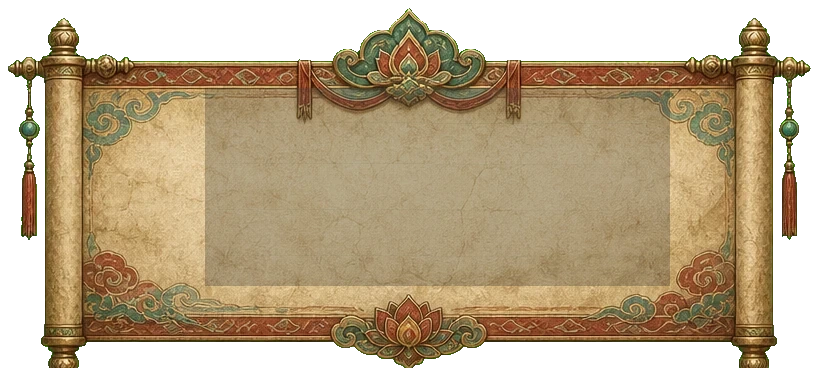
#> input picture assets/runtime/webp/ui/hud_scroll_pc_v034a10.webp, 813 x 368 px
$ python build_v034b1_pc_hud_ui.py
#> lines starting #> are read from the running program, lines starting #| are printed output that depends on the picture
import json
import random
from pathlib import Path

from PIL import Image, ImageDraw, ImageFilter


ROOT = Path(__file__).resolve().parents[1]
OUT = ROOT / "assets" / "runtime" / "webp" / "ui" / "formal_v034b1"
OUT.mkdir(parents=True, exist_ok=True)


def load(path: str) -> Image.Image:
    return Image.open(ROOT / path).convert("RGBA")


def fit_alpha(im: Image.Image, size: tuple[int, int]) -> Image.Image:
    bbox = im.getbbox()
    src = im.crop(bbox) if bbox else im
    src.thumbnail(size, Image.Resampling.LANCZOS)
    out = Image.new("RGBA", size, (0, 0, 0, 0))
    out.alpha_composite(src, ((size[0] - src.width) // 2, (size[1] - src.height) // 2))
    return out


def parchment(size: tuple[int, int], seed: int, base=(177, 135, 78, 238)) -> Image.Image:
    rng = random.Random(seed)
    w, h = size
    img = Image.new("RGBA", size, base)
    px = img.load()
    for y in range(h):
        for x in range(w):
            n = rng.randint(-13, 12)
            r = max(0, min(255, base[0] + n))
            g = max(0, min(255, base[1] + n))
            b = max(0, min(255, base[2] + n // 2))
            px[x, y] = (r, g, b, base[3])
    img = img.filter(ImageFilter.GaussianBlur(0.25))
    d = ImageDraw.Draw(img, "RGBA")
    for _ in range(52):
        x = rng.randint(-90, w + 90)
        y = rng.randint(0, h)
        color = rng.choice([(54, 95, 83, 28), (126, 54, 39, 24), (224, 174, 86, 20)])
        d.arc((x - 180, y - 24, x + 180, y + 24), 188, 350, fill=color, width=1)
    return img


def crop_from_hud(box: tuple[int, int, int, int]) -> Image.Image:
    hud = load("assets/runtime/webp/ui/hud_scroll_pc_v034a10.webp")
    return hud.crop(box)


def compose_hud() -> Image.Image:
    # Wider, lower-information PC HUD. Text is expected only inside the center parchment.
    w, h = 560, 244
    im = Image.new("RGBA", (w, h), (0, 0, 0, 0))
    body = parchment((w - 88, h - 74), 341, (188, 150, 92, 226))
    mask = Image.new("L", body.size, 0)
    md = ImageDraw.Draw(mask)
    md.rounded_rectangle((0, 0, body.width - 1, body.height - 1), radius=18, fill=255)
    im.alpha_composite(Image.composite(body, Image.new("RGBA", body.size, (0, 0, 0, 0)), mask), (44, 42))

    d = ImageDraw.Draw(im, "RGBA")
    d.rounded_rectangle((48, 44, w - 49, h - 41), radius=18, outline=(101, 55, 35, 130), width=2)
    d.rounded_rectangle((58, 55, w - 59, h - 52), radius=13, outline=(54, 112, 96, 100), width=1)
    d.line((156, 112, w - 102, 112), fill=(54, 112, 96, 20), width=1)
    d.line((156, 158, w - 102, 158), fill=(54, 112, 96, 18), width=1)
    d.line((156, 197, w - 102, 197), fill=(129, 58, 42, 16), width=1)

    left_pillar = crop_from_hud((0, 0, 88, 368)).resize((74, h), Image.Resampling.LANCZOS)
    right_pillar = crop_from_hud((725, 0, 813, 368)).resize((74, h), Image.Resampling.LANCZOS)
    top = crop_from_hud((150, 0, 663, 96)).resize((w - 104, 70), Image.Resampling.LANCZOS)
    bottom = crop_from_hud((140, 252, 680, 368)).resize((w - 108, 76), Image.Resampling.LANCZOS)
    crest = crop_from_hud((326, 0, 496, 118)).resize((118, 82), Image.Resampling.LANCZOS)
    lotus = crop_from_hud((330, 254, 492, 368)).resize((114, 74), Image.Resampling.LANCZOS)

    im.alpha_composite(left_pillar, (0, 0))
    im.alpha_composite(right_pillar, (w - 74, 0))
    im.alpha_composite(top, (52, 8))
    im.alpha_composite(bottom, (54, h - 74))
    im.alpha_composite(crest, ((w - crest.width) // 2, 0))
    im.alpha_composite(lotus, ((w - lotus.width) // 2, h - 72))

    # Quiet inner text field: this is the actual HUD safe area.
    overlay = Image.new("RGBA", im.size, (0, 0, 0, 0))
    od = ImageDraw.Draw(overlay, "RGBA")
    od.rounded_rectangle((132, 62, 492, 211), radius=10, fill=(230, 207, 155, 214))
    od.rounded_rectangle((132, 62, 492, 211), radius=10, outline=(79, 112, 95, 20), width=1)
    im = Image.alpha_composite(im, overlay)
    return im


def paste_sprite(atlas: Image.Image, sprites: dict, name: str, im: Image.Image, box: tuple[int, int, int, int]) -> None:
    x, y, w, h = box
    atlas.alpha_composite(fit_alpha(im, (w, h)), (x, y))
    sprites[name] = {"x": x, "y": y, "w": w, "h": h}


def button_disc(size: int, label_safe=False) -> Image.Image:
    im = Image.new("RGBA", (size, size), (0, 0, 0, 0))
    d = ImageDraw.Draw(im, "RGBA")
    cx = cy = size // 2
    for i, alpha in enumerate((88, 62, 36)):
        r = size // 2 - 5 - i * 8
        d.ellipse((cx - r, cy - r, cx + r, cy + r), outline=(68, 181, 154, alpha), width=3)
    d.ellipse((9, 9, size - 10, size - 10), fill=(43, 30, 24, 232), outline=(230, 176, 84, 210), width=3)
    d.ellipse((18, 18, size - 19, size - 19), outline=(75, 160, 139, 160), width=2)
    if label_safe:
        d.ellipse((25, 25, size - 26, size - 26), fill=(44, 82, 70, 205))
    return im


def resource_frame(kind: str) -> Image.Image:
    w, h = 176, 58
    im = Image.new("RGBA", (w, h), (0, 0, 0, 0))
    d = ImageDraw.Draw(im, "RGBA")
    d.rounded_rectangle((8, 7, w - 9, h - 8), radius=11, fill=(64, 43, 31, 224), outline=(228, 174, 82, 204), width=2)
    d.rounded_rectangle((18, 13, w - 18, h - 14), radius=7, fill=(186, 149, 91, 214), outline=(76, 124, 102, 100), width=1)
    color = (62, 216, 166, 235) if kind == "soul" else (225, 91, 52, 235)
    d.ellipse((15, 11, 61, 57), fill=(42, 31, 23, 235), outline=(224, 174, 82, 210), width=2)
    d.ellipse((23, 18, 52, 47), fill=color)
    d.ellipse((29, 22, 43, 34), fill=(255, 238, 178, 72))
    # Right text safe area: x 76-158. No ornament crosses it.
    d.line((76, 21, 158, 21), fill=(90, 69, 43, 110), width=1)
    d.line((76, 38, 158, 38), fill=(90, 69, 43, 82), width=1)
    return im


def plaque(size: tuple[int, int], dark=True) -> Image.Image:
    w, h = size
    im = Image.new("RGBA", size, (0, 0, 0, 0))
    d = ImageDraw.Draw(im, "RGBA")
    fill = (69, 40, 27, 235) if dark else (176, 128, 68, 232)
    d.rounded_rectangle((6, 6, w - 7, h - 7), radius=9, fill=fill, outline=(226, 170, 82, 210), width=2)
    d.polygon([(32, h // 2), (58, 16), (w - 58, 16), (w - 32, h // 2), (w - 58, h - 16), (58, h - 16)],
              outline=(213, 158, 76, 130), fill=None)
    d.line((72, h // 2, w - 72, h // 2), fill=(72, 151, 130, 130), width=2)
    return im


def build_quick_panel() -> Image.Image:
    w, h = 190, 64
    im = Image.new("RGBA", (w, h), (0, 0, 0, 0))
    d = ImageDraw.Draw(im, "RGBA")
    d.rounded_rectangle((9, 9, w - 10, h - 10), radius=8, fill=(55, 31, 23, 236), outline=(224, 171, 86, 210), width=2)
    d.rounded_rectangle((17, 16, w - 18, h - 17), radius=5, fill=(95, 57, 36, 172), outline=(64, 150, 128, 76), width=1)
    d.polygon([(20, h // 2), (38, 18), (w - 38, 18), (w - 20, h // 2), (w - 38, h - 18), (38, h - 18)],
              outline=(231, 179, 89, 118), fill=None)
    d.ellipse((13, h // 2 - 7, 27, h // 2 + 7), fill=(33, 76, 62, 210), outline=(225, 177, 92, 160), width=1)
    d.ellipse((w - 28, h // 2 - 7, w - 14, h // 2 + 7), fill=(33, 76, 62, 210), outline=(225, 177, 92, 160), width=1)
    d.line((62, h // 2, w - 62, h // 2), fill=(75, 164, 142, 120), width=2)
    return im


def bar(size: tuple[int, int], color: tuple[int, int, int], track=False) -> Image.Image:
    w, h = size
    im = Image.new("RGBA", size, (0, 0, 0, 0))
    d = ImageDraw.Draw(im, "RGBA")
    d.rounded_rectangle((1, 1, w - 2, h - 2), radius=h // 2, fill=(31, 20, 14, 210), outline=(201, 154, 76, 120))
    if not track:
        d.rounded_rectangle((3, 3, w - 4, h - 4), radius=max(2, h // 2 - 2), fill=(*color, 235))
        d.line((9, 4, w - 10, 4), fill=(255, 236, 174, 72), width=1)
    return im


def build_atlas() -> dict:
    atlas = Image.new("RGBA", (1024, 512), (0, 0, 0, 0))
    sprites: dict[str, dict[str, int]] = {}
    paste_sprite(atlas, sprites, "resource_soul_wide", resource_frame("soul"), (0, 0, 176, 58))
    paste_sprite(atlas, sprites, "resource_fire_wide", resource_frame("fire"), (184, 0, 176, 58))
    paste_sprite(atlas, sprites, "pause_seal", button_disc(68), (372, 0, 68, 68))
    paste_sprite(atlas, sprites, "level_badge", load("assets/runtime/webp/ui/formal_v034a8/ui_formal_atlas.webp").crop((408, 0, 478, 70)), (448, 0, 70, 70))
    paste_sprite(atlas, sprites, "dash_seal", button_disc(94, True), (528, 0, 94, 94))
    paste_sprite(atlas, sprites, "title_plaque_wide", plaque((320, 70)), (0, 96, 320, 70))
    paste_sprite(atlas, sprites, "build_quick", build_quick_panel(), (336, 104, 190, 64))
    paste_sprite(atlas, sprites, "chapter_alert", plaque((420, 80)), (528, 104, 420, 80))
    paste_sprite(atlas, sprites, "hud_hp_fill", bar((280, 12), (190, 61, 45)), (0, 64, 280, 12))
    paste_sprite(atlas, sprites, "hud_xp_fill", bar((280, 12), (65, 157, 126)), (0, 78, 280, 12))
    old = load("assets/runtime/webp/ui/formal_v034a8/ui_formal_atlas.webp")
    for name, box in {
        "boss_name_plaque": (536, 360, 392, 74),
        "boss_bar_track": (536, 444, 358, 18),
        "boss_bar_fill": (536, 470, 358, 18),
        "enemy_hp_track": (840, 246, 88, 12),
        "enemy_hp_fill": (840, 266, 88, 12),
        "elite_hp_fill": (840, 286, 88, 12),
        "boss_hp_fill_small": (840, 306, 118, 14),
        "selected_badge": (0, 176, 92, 38),
        "start_confirm_mobile": (104, 176, 260, 58),
        "card_select_glow": (0, 240, 320, 272),
        "story_marker_idle_halo": (344, 240, 150, 94),
        "story_marker_ready_halo": (504, 240, 172, 104),
        "story_marker_done_halo": (688, 240, 132, 84),
    }.items():
        x, y, w, h = box
        old_x, old_y, w, h = {
            "boss_name_plaque": (312, 92, 392, 74),
            "boss_bar_track": (312, 176, 358, 18),
            "boss_bar_fill": (312, 202, 358, 18),
            "enemy_hp_track": (720, 96, 88, 12),
            "enemy_hp_fill": (720, 116, 88, 12),
            "elite_hp_fill": (720, 136, 88, 12),
            "boss_hp_fill_small": (720, 156, 118, 14),
        }.get(name, (x, y, w, h))
        paste_sprite(atlas, sprites, name, old.crop((old_x, old_y, old_x + w, old_y + h)), box)
    atlas.save(OUT / "ui_runtime_atlas.webp", "WEBP", quality=90, method=6)
    atlas.save(OUT / "ui_runtime_atlas_preview.png")
    return sprites


def main() -> None:
    hud = compose_hud()
#> in compose_hud, `im = Image.new("RGBA", (w, h), (0, 0, 0, 0))`: im: PIL image 560x244 RGBA; every value is 0
#> in compose_hud, `mask = Image.new("L", body.size, 0)`: mask: PIL image 472x170 L; every value is 0
#> in load, returned value is the input picture: PIL image 813x368 RGBA; mean R, G, B, A 122.6, 103.8, 72.6, 186.9
#> in crop_from_hud (call 6), `return hud.crop(box)`:
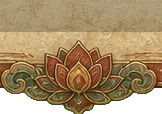
#> returned value: PIL image 162x114 RGBA; mean R, G, B, A 141.6, 117.8, 80.3, 224.1; transparent parts drawn white
#> in compose_hud, `lotus = crop_from_hud((330, 254, 492, 368)).resize((114, 74), Image.Re..`:
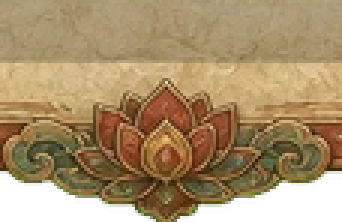
#> lotus: PIL image 114x74 RGBA (shown 3 times larger); mean R, G, B, A 139.8, 115.7, 77.9, 224.1; transparent parts drawn white
#> in compose_hud, `im = Image.alpha_composite(im, overlay)`:
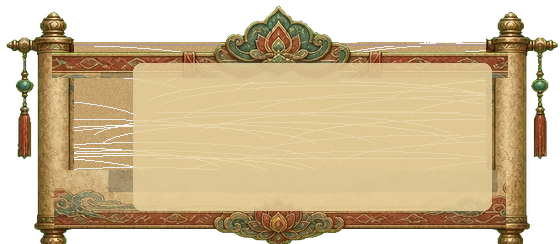
#> im: PIL image 560x244 RGBA; mean R, G, B, A 137.6, 117.7, 81.4, 178.6; transparent parts drawn white
    hud.save(OUT / "hud_panel_pc.webp", "WEBP", quality=90, method=6)
    hud.save(OUT / "hud_panel_pc_preview.png")
    sprites = build_atlas()
#> in build_atlas, `atlas = Image.new("RGBA", (1024, 512), (0, 0, 0, 0))`: atlas: PIL image 1024x512 RGBA; every value is 0
#> in resource_frame, `im = Image.new("RGBA", (w, h), (0, 0, 0, 0))`: im: PIL image 176x58 RGBA; every value is 0
#> in paste_sprite, `x, y, w, h = box`: x = 0; w = 176; h = 58
#> in fit_alpha, `bbox = im.getbbox()`: bbox = (8, 7, 168, 58)
#> in button_disc, `im = Image.new("RGBA", (size, size), (0, 0, 0, 0))`: im: PIL image 68x68 RGBA; every value is 0
#> call 3 of paste_sprite, with name = 'pause_seal', box = (372, 0, 68, 68)
#> in paste_sprite (call 3), `x, y, w, h = box`: x = 372; w = 68
#> in paste_sprite (call 3), `atlas.alpha_composite(fit_alpha(im, (w, h)), (x, y))`:
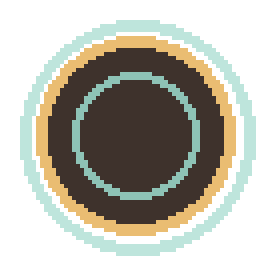
#> im: PIL image 68x68 RGBA (shown 4 times larger); mean R, G, B, A 44.5, 51.5, 37.4, 103; transparent parts drawn white
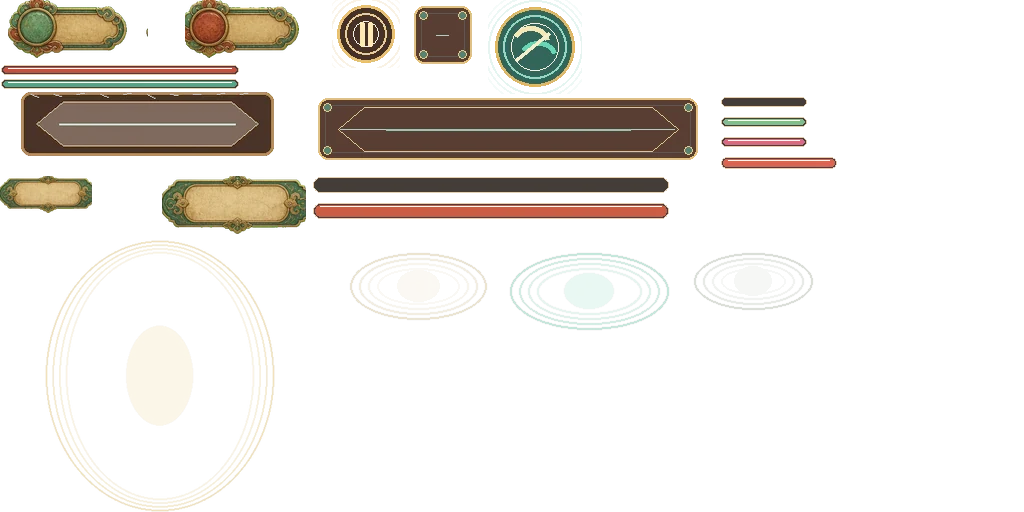
#> input picture assets/runtime/webp/ui/formal_v034a8/ui_formal_atlas.webp, 1024 x 512 px
#> in load, returned value is the input picture: PIL image 1024x512 RGBA; mean R, G, B, A 40.7, 35.8, 24.8, 39.5
#> call 4 of paste_sprite, with name = 'level_badge', box = (448, 0, 70, 70)
#> in paste_sprite (call 4), `x, y, w, h = box`: x = 448; w = 70
#> call 4 of fit_alpha, with size = (70, 70)
#> in fit_alpha (call 4), `bbox = im.getbbox()`: bbox = (6, 6, 64, 64)
#> in fit_alpha (call 4), `out = Image.new("RGBA", size, (0, 0, 0, 0))`: out: PIL image 70x70 RGBA; every value is 0
#> in fit_alpha (call 4), `out.alpha_composite(src, ((size[0] - src.width) // 2, (size[1] - src.h..`:
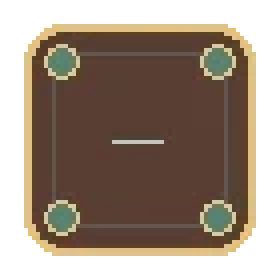
#> out: PIL image 70x70 RGBA (shown 4 times larger); mean R, G, B, A 60.2, 42.4, 26.5, 147.3; transparent parts drawn white
#> in paste_sprite (call 4), `atlas.alpha_composite(fit_alpha(im, (w, h)), (x, y))`:
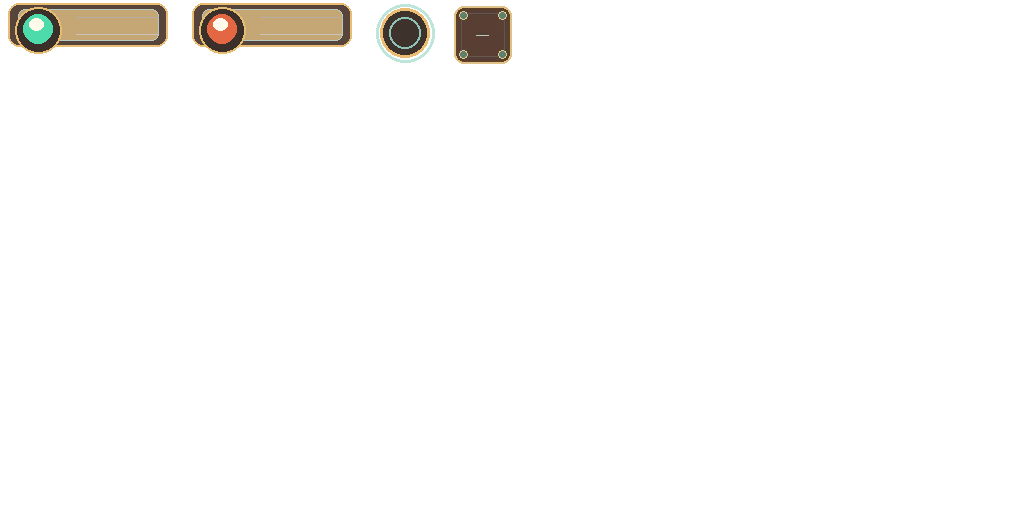
#> atlas: PIL image 1024x512 RGBA; mean R, G, B, A 4.8, 4, 2.5, 7.9; transparent parts drawn white
#> in button_disc (call 2), `im = Image.new("RGBA", (size, size), (0, 0, 0, 0))`: im: PIL image 94x94 RGBA; every value is 0
#> the loop in build_atlas, `for name, box in { "boss_name_plaque": (536, 360, 392, 74), "boss_bar_..` made 13 passes
    manifest = {
        "version": "0.3.4b1-ui-pass2-runtime-ui",
        "size": [1024, 512],
        "image": "ui_runtime_atlas.webp",
        "hud": {
            "image": "hud_panel_pc.webp",
            "size": [560, 244],
            "safe": {
                "brand": [150, 66, 410, 42],
                "bars": [150, 116, 360, 58],
                "stats": [150, 182, 360, 26]
            }
        },
        "sprites": sprites,
        "textSafe": {
            "resource_number": [76, 12, 82, 34],
            "chapter_alert": [112, 14, 232, 50],
            "build_quick": [36, 11, 106, 32],
            "dash_label": [24, 31, 46, 30],
            "pause_label": [19, 17, 30, 30]
        }
    }
    (OUT / "ui_runtime_atlas.json").write_text(json.dumps(manifest, ensure_ascii=False, indent=2), encoding="utf-8")
    print(json.dumps({"out": str(OUT.relative_to(ROOT)), "sprites": len(sprites)}, ensure_ascii=False))


if __name__ == "__main__":
    main()
